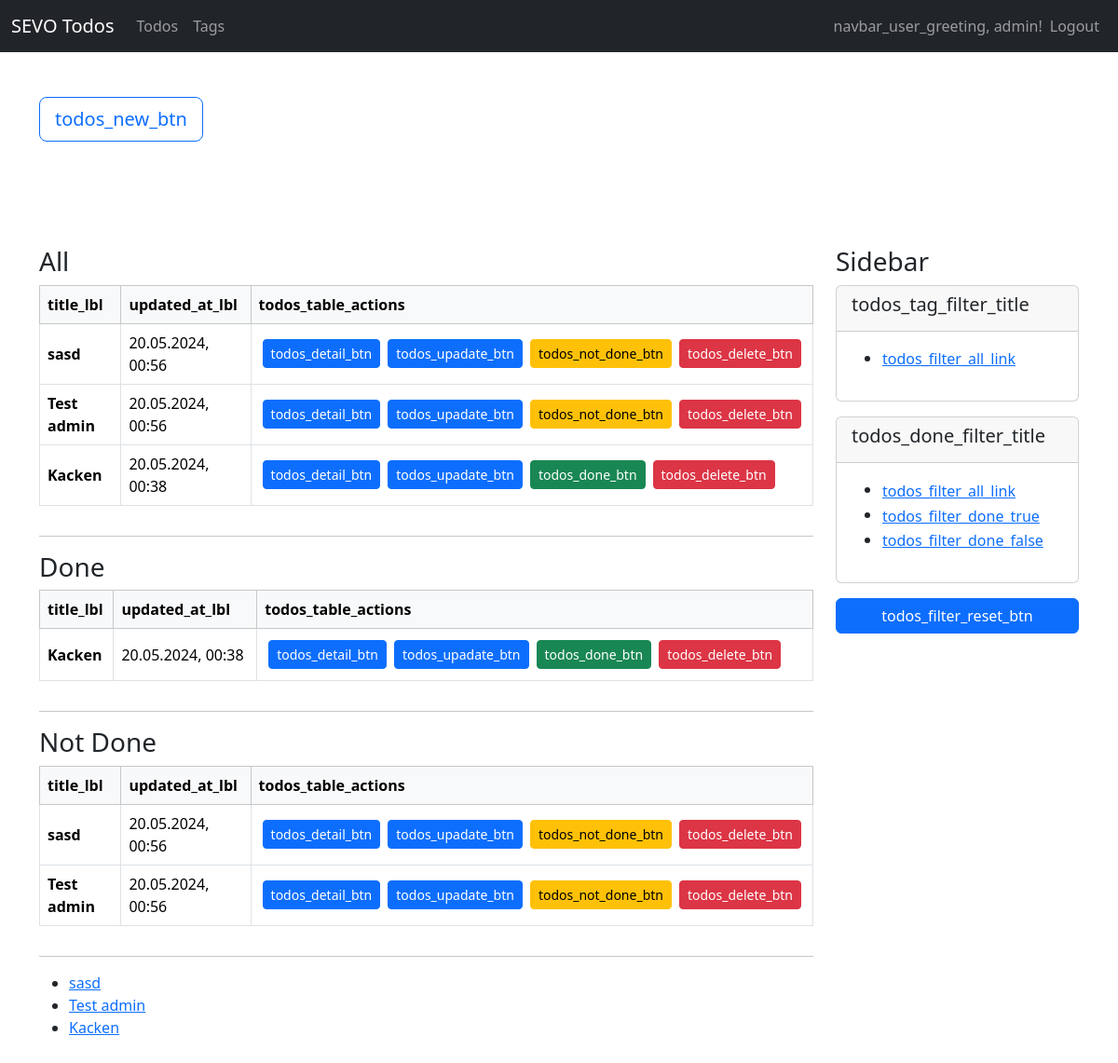
Page / (signed in) on the earlier database version.
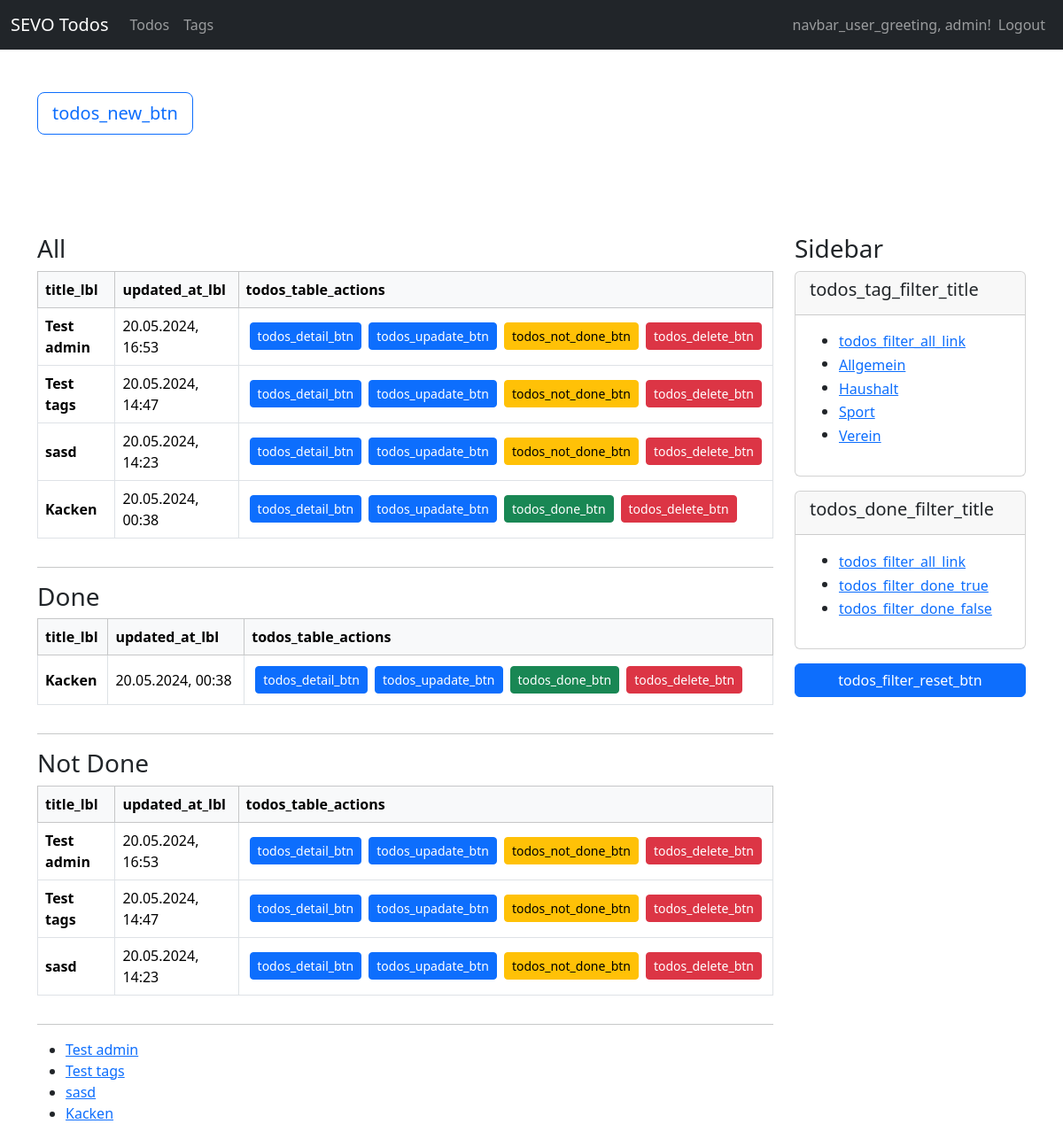
Same page on the later database version.
### todos/models.py (models this page shows, shortened)
class Todo(models.Model):
    user = models.ForeignKey(User, on_delete=models.CASCADE)
    title = models.CharField(max_length=255)
    content = tinymce_models.HTMLField()
    tags = models.ManyToManyField(Tag, blank=True)
    done = models.BooleanField(default=False)
    created_at = models.DateTimeField(auto_now_add=True)
    updated_at = models.DateTimeField(auto_now=True)
    class Meta:
        ordering = ["-updated_at"]

class Tag(models.Model):
    user = models.ForeignKey(User, on_delete=models.CASCADE)
    name = models.CharField(max_length=100)
    class Meta:
        ordering = ["name"]

### todos/views/todo_views.py (the view, shortened to what this page needs)
# urls.py: path("", todo_views.index, name="todos-index"),
def index(request):
    if not request.user.is_authenticated:
        return helpers.not_auth_redirect()
    current_user = request.user
    url = reverse("todos-index")
    todos = models.Todo.objects.filter(user=current_user)
    tags = models.Tag.objects.filter(user=current_user)
    filter_tag = request.GET.get("tag")
    filter_done = request.GET.get("done")
    print(f"tag: {filter_tag}")
    print(f"tag: {filter_done}")
    if filter_tag != None and filter_tag != "all":
        try:
            todos = todos.filter(tags__id=int(filter_tag))
        except:
            return HttpResponseRedirect(url)
    done_todos = todos.filter(done=True)
    not_done_todos = todos.filter(done=False)
    return render(request, "todos/todo/index.html", {
        "title": _("todos_index_title"),
        "todos": todos,
        "done_todos": done_todos,
        "not_done_todos": not_done_todos,
        "tags": tags
    })

### todos/templates/todos/todo/index.html (shortened to what this page needs)
{% extends "base_sidebar.html" %}
{% load i18n %}
{% load static %}
{% block header %}
    <div class="container">
        <div class="row py-5">
            <div class="col-lg-12">
                <a class="btn btn-outline-primary btn-lg mb-3" href="{% url "todos-new" %}">{% trans "todos_new_btn" %}</a>
            </div>
        </div>
    </div>
{% endblock %}
{% block main %}
    <div>
        <h3>All</h3>
        {% if todos %}
            {% include "todos/todo/partials/_table_list.html" with todos=todos %}
        {% else %}
            <p>{% trans "todos_none_todos" %}</p>
        {% endif %}
    </div>
    <hr>
    <div>
        <h3>Done</h3>
        {% if done_todos %}
            {% include "todos/todo/partials/_table_list.html" with todos=done_todos %}
        {% else %}
            <p>{% trans "todos_none_todos" %}</p>
        {% endif %}
    </div>
    <hr>
    <div>
        <h3>Not Done</h3>
        {% if not_done_todos %}
            {% include "todos/todo/partials/_table_list.html" with todos=not_done_todos %}
        {% else %}
            <p>{% trans "todos_none_todos" %}</p>
        {% endif %}
    </div>
    <hr>
    <ul>
        {% for todo in todos %}
            <li>
                <a href="{% url "todos-update" id=todo.id %}">{{ todo.title }}</a>
            </li>
        {% endfor %}
    </ul>
{%  endblock %}
{% block side %}
    <h3>Sidebar</h3>
    <div class="card mb-3">
        <div class="card-header">
            <h5>
                {% trans "todos_tag_filter_title" %}
            </h5>
        </div>
        <div class="card-body">
            {% include "todos/todo/partials/_tag_filter.html" %}
        </div>
    </div>
    <div class="card mb-3">
        <div class="card-header">
            <h5>
                {% trans "todos_done_filter_title" %}
            </h5>
        </div>
        <div class="card-body">
            {% include "todos/todo/partials/_done_filter.html" %}
        </div>
    </div>
    <div class="mb-3">
        <a class="btn btn-primary w-100" href="{% url "todos-index" %}">{% trans "todos_filter_reset_btn" %}</a>
    </div>
{% endblock %}

### templates/base_sidebar.html
{% extends "base.html" %}
{% block content %}
    <header>
        {% block header %}{% endblock %}
    </header>
    <div class="container py-5">
        <div class="row">
            <aside class="col-lg-3 order-lg-2">
                {% block side %}{% endblock %}
            </aside>
            <main class="col-lg-9 order-lg-1">
                {% block main %}{% endblock %}
            </main>
        </div>
    </div>
{% endblock %}

### templates/base.html (shortened to what this page needs)
{% load static %}
<!DOCTYPE html>
<html>
<head>
    <link rel="stylesheet" href="{% static "vendor/bootstrap/css/bootstrap.min.css" %}">
    <link rel="stylesheet" href="{% static "css/style.css" %}">
</head>
<body>
    {% include "partials/_navbar.html" %}
    {% block content %}{% endblock %}
</body>
</html>

### templates/partials/_navbar.html (shortened to what this page needs)
{% load i18n %}
<nav class="navbar navbar-expand-lg navbar-dark bg-dark">
    <div class="container-fluid">
        <a class="navbar-brand" href="/">SEVO Todos</a>
        <div class="collapse navbar-collapse" id="navbarContent">
            <ul class="navbar-nav me-auto mb-2 mb-lg-0">
                {% if user.is_authenticated %}
                <li class="nav-item">
                    <a class="nav-link{% if "todos" in request.path %} active{% endif %}"{% if "todos" in request.path %} aria-current="page"{% endif %} href="{% url "todos-index" %}">Todos</a>
                </li>
                {% endif %}
                {% if user.is_authenticated %}
                <li class="nav-item">
                    <a class="nav-link{% if "tag" in request.path %} active{% endif %}"{% if "tag" in request.path %} aria-current="page"{% endif %} href="{% url "todos-tag-index" %}">Tags</a>
                </li>
                {% endif %}
            </ul>
            {% if user.is_authenticated %}
                <span class="navbar-text navbar-dark">{% trans "navbar_user_greeting" %}, {{ user }}!</span>
            {% endif %}
            <ul class="navbar-nav mb-2 mb-lg-0">
                {% if user.is_authenticated %}
                    <li class="nav-item">
                        <a class="nav-link" href="{% url "sevo-auth-logout" %}">Logout</a>
                    </li>
                {% else %}
                    <li class="nav-item">
                        <a class="nav-link {% if "login" in request.path %} active{% endif %}"{% if "members" in request.path %} aria-current="page"{% endif %} href="{% url "sevo-auth-login" %}">Login</a>
                    </li>
                {% endif %}
            </ul>
        </div>
    </div>
</nav>

### todos/templates/todos/todo/partials/_tag_filter.html
{% load i18n %}
<div>
    <ul>
        <li>
            <button class="btn btn-link p-0" type="button" data-filter-key="tag" data-filter-value="all">{% trans "todos_filter_all_link" %}</button>
        </li>
    {% for tag in tags %}
        <li>
            <button class="btn btn-link p-0" type="button" data-filter-key="tag" data-filter-value="{{ tag.id }}">{{ tag.name }}</button>
        </li>
    {% endfor %}
</div>

### todos/templates/todos/todo/partials/_done_filter.html
{% load i18n %}
<div>
    <ul>
        <li>
            <button class="btn btn-link p-0" type="button" data-filter-key="done" data-filter-value="all">{% trans "todos_filter_all_link" %}</button>
        </li>
        <li>
            <button class="btn btn-link p-0" type="button" data-filter-key="done" data-filter-value="true">{% trans "todos_filter_done_true" %}</button>
        </li>
        <li>
            <button class="btn btn-link p-0" type="button" data-filter-key="done" data-filter-value="false">{% trans "todos_filter_done_false" %}</button>
        </li>
</div>

### todos/templates/todos/todo/partials/_table_list.html
{% load i18n %}
<div class="table-responsive">
    <table class="table table-bordered align-middle">
        <thead class="table-light">
        <tr>
            <th scope="col">{% trans "title_lbl" %}</th>
            <th scope="col">{% trans "updated_at_lbl" %}</th>
            <th scope="col">{% trans "todos_table_actions" %}</th>
        </tr>
        </thead>
        <tbody>
            {% for todo in todos %}
                <tr>
                    <th scope="row">
                        {{ todo.title }}
                    </th>
                    <td>{{ todo.updated_at|date:"d.m.Y, H:i" }}</td>
                    <td>
                        <div class="d-flex justify-content-start align-content-center">
                            <a class="btn btn-primary btn-sm d-block m-1" href="{% url "todos-detail" id=todo.id %}">{% trans "todos_detail_btn" %}</a>
                            <a class="btn btn-primary btn-sm d-block m-1" href="{% url "todos-update" id=todo.id %}">{% trans "todos_upadate_btn" %}</a>
                            <a class="btn {% if todo.done %}btn-success{% else %}btn-warning{% endif %} btn-sm d-block m-1" href="{% url "todos-done" id=todo.id %}">{% if todo.done %}{% trans "todos_done_btn" %}{% else %}{% trans "todos_not_done_btn" %}{% endif %}</a>
                            <a class="btn btn-danger btn-sm d-block m-1" href="{% url "todos-delete" id=todo.id %}">{% trans "todos_delete_btn" %}</a>
                        </div>
                    </td>
                </tr>
            {% endfor %}
        </tbody>
    </table>
</div>

Differences in the rows shown:
added Tag: {{ tag.id }} 4 (drawn), name "Allgemein"
added Tag: {{ tag.id }} 2 (drawn), name "Haushalt"
added Tag: {{ tag.id }} 1 (drawn), name "Sport"
added Tag: {{ tag.id }} 3 (drawn), name "Verein"
changed Todo "Test admin": updated_at "20.05.2024, 00:56" → "20.05.2024, 16:53"; moves up the list
added Todo: title "Test tags", updated_at "20.05.2024, 14:47"
changed Todo "sasd": updated_at "20.05.2024, 00:56" → "20.05.2024, 14:23"
